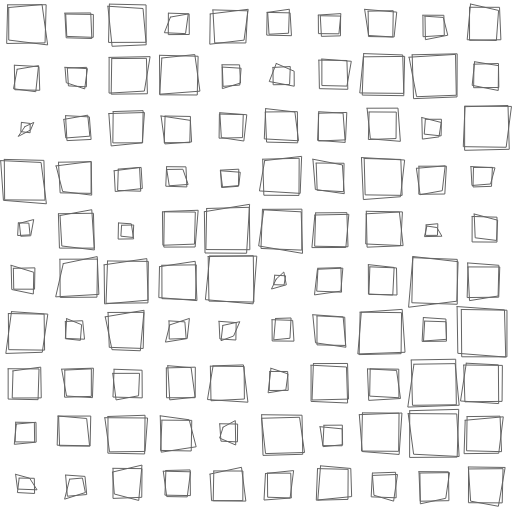
Frame 1 (no input)
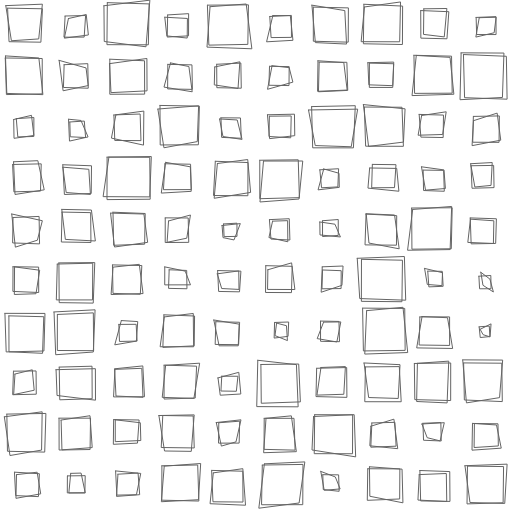
Frame 60 (no input)
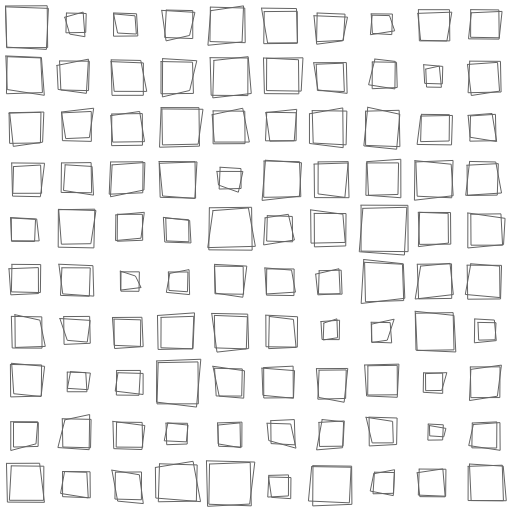
Frame 120 (the mouse pressed at the canvas centre since frame 60)

The p5.js sketch that drew these frames (run headless with seeded random() and noise() and a simulated clock; from frame 60 on, the mouse is pressed at the canvas centre):

// p5.js sketch
// ── sketch.js
let cols = 10;
let rows = 10;
let espaciado = 51;

function setup() {
  createCanvas(512, 512);
  noFill();
  rectMode(CENTER);
  frameRate(30);
}

function draw() {
  background(255);
  stroke(100);

  for (let x = 0; x < cols; x++) {
    for (let y = 0; y < rows; y++) {
      let baseX = x * espaciado + espaciado / 2;
      let baseY = y * espaciado + espaciado / 2;

      let offsetX = random(-2, 2);
      let offsetY = random(-2, 2);
      let s = noise(x * 1, y * 1, frameCount * 0.02) * 50 + 5;

      let cx = baseX + offsetX;
      let cy = baseY + offsetY;


      beginShape();
      vertex(cx - s/2 + random(-1, 1), cy - s/2 + random(-1, 1));
      vertex(cx + s/2 + random(-1, 1), cy - s/2 + random(-1, 1));
      vertex(cx + s/2 + random(-1, 1), cy + s/2 + random(-1, 1));
      vertex(cx - s/2 + random(-1, 1), cy + s/2 + random(-1, 1));
      endShape(CLOSE);


      beginShape();
      vertex(cx - s/2 + random(-4, 4), cy - s/2 + random(-4, 4));
      vertex(cx + s/2 + random(-4, 4), cy - s/2 + random(-4, 4));
      vertex(cx + s/2 + random(-4, 4), cy + s/2 + random(-4, 4));
      vertex(cx - s/2 + random(-4, 4), cy + s/2 + random(-4, 4));
      endShape(CLOSE);
    }
  }
}
